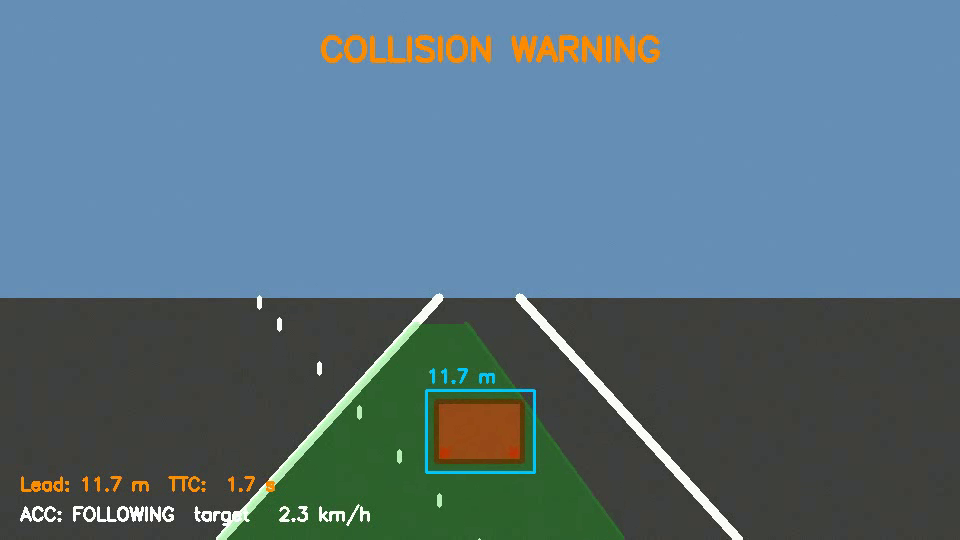
#> input picture sample_frame.png, 960 x 540 px
$ python -i lane_detection.py   (imports and definitions only)
#> lines starting #> are read from the running program, lines starting #| are printed output that depends on the picture; after the words box and inside, x2 and y2 are one past the last pixel; in counts of white or black regions, pixels touching at a corner belong together
"""
lane_detection.py
------------------
Classical computer-vision lane detector.

Pipeline: grayscale -> blur -> Canny edges -> region-of-interest mask ->
probabilistic Hough transform -> average/extrapolate into a single
left-lane and right-lane line -> compute lane center & vehicle offset.

Works on real dashcam footage as well as the synthetic demo video, since
it makes no assumptions beyond "lanes are roughly straight, high-contrast
lines in the lower half of the frame".
"""

import cv2
import numpy as np
from dataclasses import dataclass
from typing import Optional, Tuple


@dataclass
class LaneResult:
    left_line: Optional[Tuple[int, int, int, int]]   # (x1, y1, x2, y2)
    right_line: Optional[Tuple[int, int, int, int]]
    lane_center_px: Optional[float]      # x-pixel of lane center at bottom of frame
    vehicle_offset_px: Optional[float]   # +right / -left of lane center
    vehicle_offset_m: Optional[float]    # approx offset in meters
    departure_warning: bool


class LaneDetector:
    def __init__(
        self,
        canny_low: int = 50,
        canny_high: int = 150,
        hough_threshold: int = 20,
        min_line_len: int = 20,
        max_line_gap: int = 300,
        lane_px_to_m: float = 3.7 / 500,  # ~US lane width (3.7m) over ~500px lane in demo
        departure_threshold_m: float = 0.6,
        smoothing: float = 0.8,
    ):
        self.canny_low = canny_low
        self.canny_high = canny_high
        self.hough_threshold = hough_threshold
        self.min_line_len = min_line_len
        self.max_line_gap = max_line_gap
        self.lane_px_to_m = lane_px_to_m
        self.departure_threshold_m = departure_threshold_m
        self.smoothing = smoothing

        # exponential smoothing state (slope, intercept) for left/right lanes
        self._left_avg = None
        self._right_avg = None

    def _region_of_interest(self, edges: np.ndarray) -> np.ndarray:
        h, w = edges.shape
        mask = np.zeros_like(edges)
        # trapezoid covering the road area (bottom half, narrowing toward horizon)
        polygon = np.array([[
            (int(0.05 * w), h),
            (int(0.45 * w), int(0.55 * h)),
            (int(0.55 * w), int(0.55 * h)),
            (int(0.95 * w), h),
        ]], dtype=np.int32)
        cv2.fillPoly(mask, polygon, 255)
        return cv2.bitwise_and(edges, mask)

    def _classify_and_average(self, lines, w, h):
        """Split raw Hough segments into left/right by slope sign, fit one
        representative line for each side."""
        left_pts, right_pts = [], []
        if lines is None:
            return None, None

        for line in lines:
            x1, y1, x2, y2 = line[0]
            if x2 == x1:
                continue
            slope = (y2 - y1) / (x2 - x1)
            if abs(slope) < 0.3:  # ignore near-horizontal noise
                continue
            if slope < 0:
                left_pts.append((x1, y1))
                left_pts.append((x2, y2))
            else:
                right_pts.append((x1, y1))
                right_pts.append((x2, y2))

        def fit(points):
            if len(points) < 2:
                return None
            xs = np.array([p[0] for p in points])
            ys = np.array([p[1] for p in points])
            # fit x = m*y + b  (parameterize by y since lane lines are ~vertical)
            m, b = np.polyfit(ys, xs, 1)
            y_bottom, y_top = h, int(0.6 * h)
            x_bottom, x_top = int(m * y_bottom + b), int(m * y_top + b)
            return (x_bottom, y_bottom, x_top, y_top), (m, b)

        left = fit(left_pts)
        right = fit(right_pts)
        return left, right

    def _smooth(self, prev, current, alpha):
        if current is None:
            return prev
        if prev is None:
            return current
        (m0, b0) = prev
        (m1, b1) = current
        return (alpha * m0 + (1 - alpha) * m1, alpha * b0 + (1 - alpha) * b1)

    def process(self, frame: np.ndarray) -> LaneResult:
        h, w = frame.shape[:2]
        gray = cv2.cvtColor(frame, cv2.COLOR_BGR2GRAY)
        blur = cv2.GaussianBlur(gray, (5, 5), 0)
        edges = cv2.Canny(blur, self.canny_low, self.canny_high)
        roi = self._region_of_interest(edges)

        lines = cv2.HoughLinesP(
            roi,
            rho=2,
            theta=np.pi / 180,
            threshold=self.hough_threshold,
            minLineLength=self.min_line_len,
            maxLineGap=self.max_line_gap,
        )

        left, right = self._classify_and_average(lines, w, h)
        left_line, left_params = left if left else (None, None)
        right_line, right_params = right if right else (None, None)

        self._left_avg = self._smooth(self._left_avg, left_params, self.smoothing)
        self._right_avg = self._smooth(self._right_avg, right_params, self.smoothing)

        y_bottom = h
        left_x = right_x = None
        if self._left_avg is not None:
            m, b = self._left_avg
            left_x = m * y_bottom + b
            left_line = (int(left_x), y_bottom, int(m * int(0.6 * h) + b), int(0.6 * h))
        if self._right_avg is not None:
            m, b = self._right_avg
            right_x = m * y_bottom + b
            right_line = (int(right_x), y_bottom, int(m * int(0.6 * h) + b), int(0.6 * h))

        lane_center_px = None
        vehicle_offset_px = None
        vehicle_offset_m = None
        departure = False

        if left_x is not None and right_x is not None:
            lane_center_px = (left_x + right_x) / 2.0
            frame_center_px = w / 2.0
            vehicle_offset_px = frame_center_px - lane_center_px
            vehicle_offset_m = vehicle_offset_px * self.lane_px_to_m
            departure = abs(vehicle_offset_m) > self.departure_threshold_m

        return LaneResult(
            left_line=left_line,
            right_line=right_line,
            lane_center_px=lane_center_px,
            vehicle_offset_px=vehicle_offset_px,
            vehicle_offset_m=vehicle_offset_m,
            departure_warning=departure,
        )

    @staticmethod
    def draw(frame: np.ndarray, result: LaneResult) -> np.ndarray:
        overlay = frame.copy()
        if result.left_line:
            cv2.line(overlay, result.left_line[:2], result.left_line[2:], (0, 255, 0), 6)
        if result.right_line:
            cv2.line(overlay, result.right_line[:2], result.right_line[2:], (0, 255, 0), 6)
        if result.left_line and result.right_line:
            pts = np.array([
                result.left_line[:2], result.left_line[2:],
                result.right_line[2:], result.right_line[:2],
            ])
            cv2.fillPoly(overlay, [pts], (0, 200, 0))
        frame = cv2.addWeighted(overlay, 0.25, frame, 0.75, 0)

        if result.departure_warning:
            cv2.putText(frame, "LANE DEPARTURE WARNING", (30, 60),
                        cv2.FONT_HERSHEY_SIMPLEX, 1.0, (0, 0, 255), 3)
        return frame

>>> import cv2
>>> picture = cv2.imread('sample_frame.png')
#> picture is the input picture: shape (540, 960, 3); mean B, G, R 126.8, 113.2, 87.5
>>> result = LaneDetector().process(picture)
#> in process, `gray = cv2.cvtColor(frame, cv2.COLOR_BGR2GRAY)`:
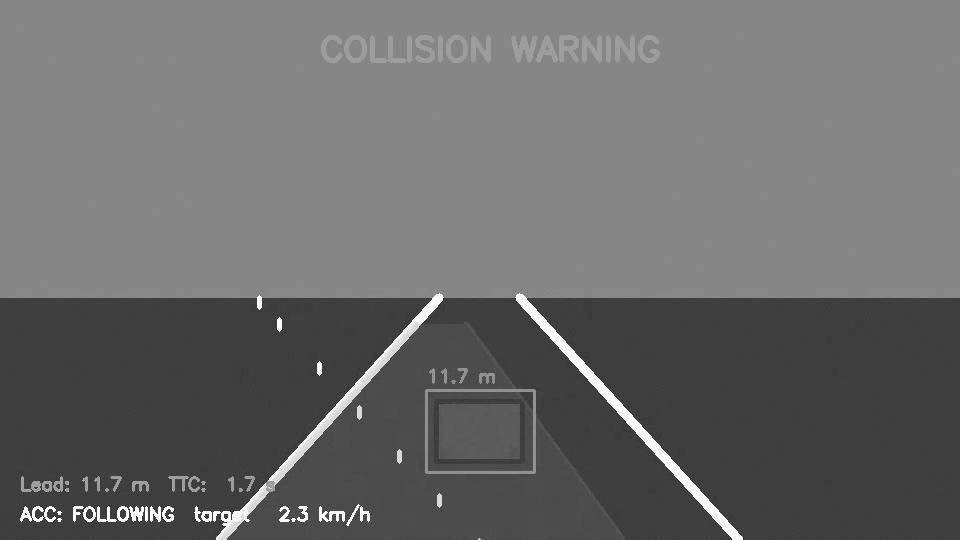
#> gray: shape (540, 960); min 47, max 255, mean 106.9
#> in process, `edges = cv2.Canny(blur, self.canny_low, self.canny_high)`:
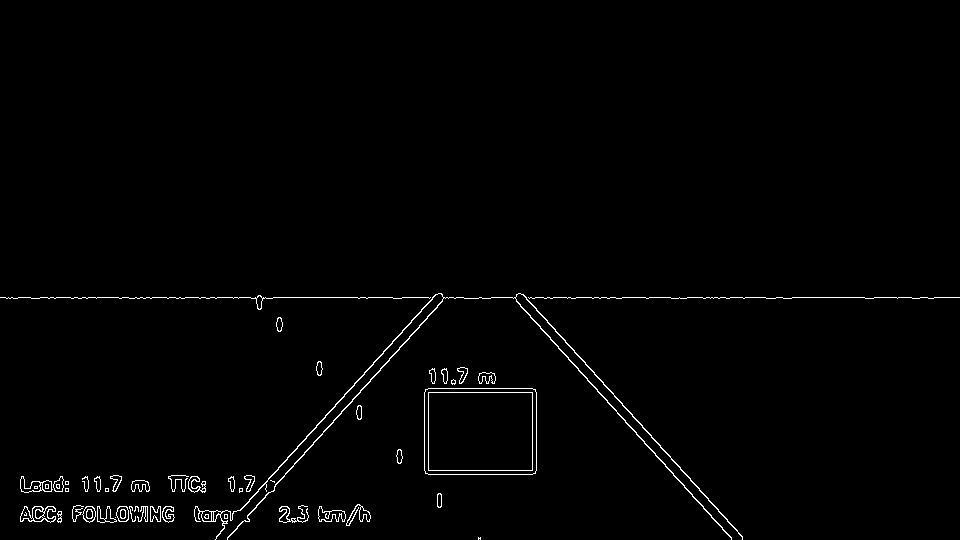
#> edges: shape (540, 960); 1.2% white in thin lines or dots, all inside (x1, y1, x2, y2) = (0, 293, 960, 540)
#> in _region_of_interest, `cv2.fillPoly(mask, polygon, 255)`:
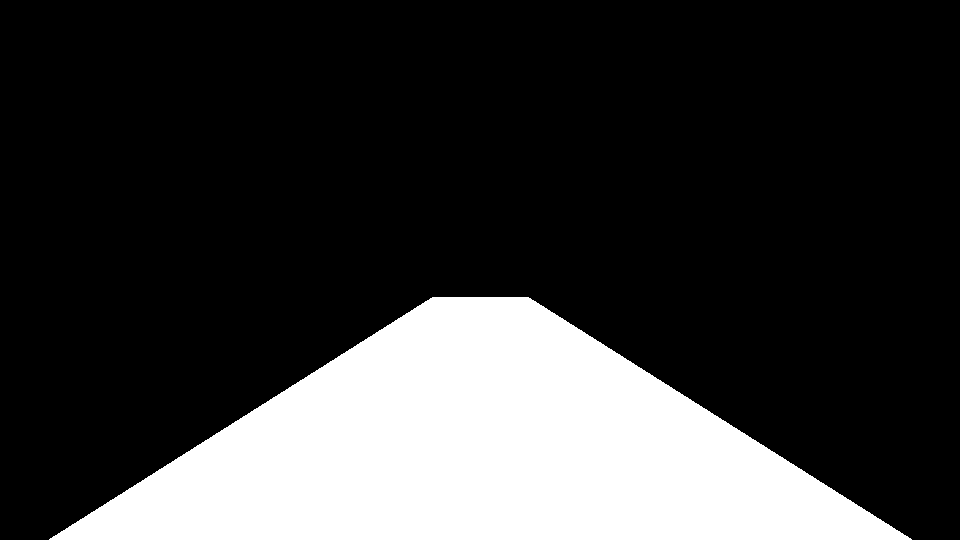
#> mask: shape (540, 960); 22.5% white; 1 white region, box (x1, y1, x2, y2) and area: (49, 297, 912, 540) 116781
#> in _region_of_interest, `return cv2.bitwise_and(edges, mask)`:
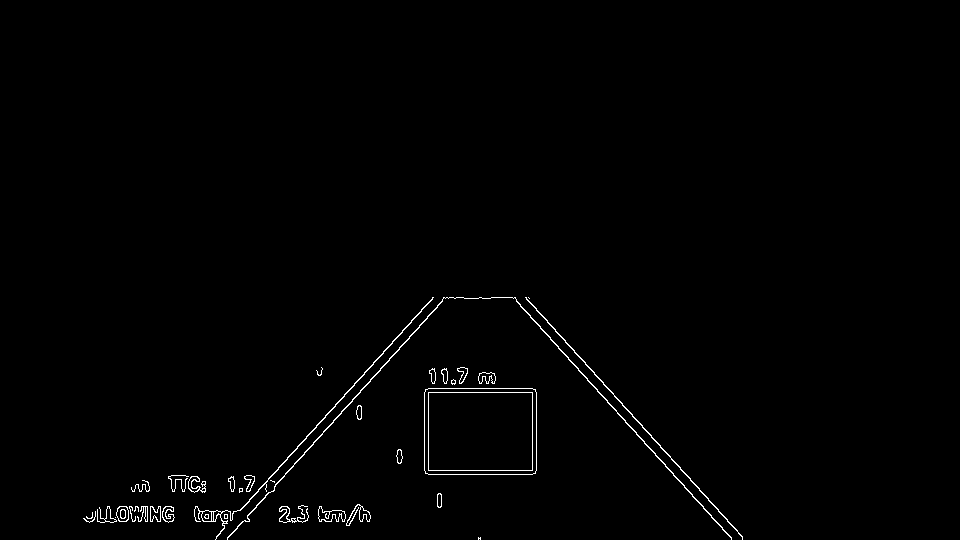
#> returned value: shape (540, 960); 0.86% white in thin lines or dots, all inside (x1, y1, x2, y2) = (83, 297, 743, 540)
#> in process, `lines = cv2.HoughLinesP( roi, rho=2, theta=np.pi / 180, threshold=self..`: lines = 62 rows, first 6: [215, 539, 433, 297], [526, 297, 742, 537], [86, 521, 369, 521], [514, 297, 731, 539], [266, 491, 447, 297], [86, 516, 370, 516]
#> the loop in _classify_and_average, `for line in lines:` made 62 passes
#> (x1, y1, x2, y2, slope) on passes 1 to 12: (215, 539, 433, 297, -1.11), (526, 297, 742, 537, 1.11), (86, 521, 369, 521, 0), (514, 297, 731, 539, 1.12), (266, 491, 447, 297, -1.07), (86, 516, 370, 516, 0), (170, 479, 681, 470, -0.0176), (237, 526, 450, 297, -1.08), (97, 510, 370, 515, 0.0183), (119, 506, 366, 510, 0.0162), (346, 392, 611, 392, 0), (313, 442, 453, 297, -1.04)
#> (x1, y1, x2, y2) on passes 17, 21: (428, 470, 428, 303), (536, 470, 536, 309)
#> after the loop in _classify_and_average, `for line in lines:`: left_pts = 28 pairs, first value 100 to 567, second value 297 to 539; right_pts = [(526, 297), (742, 537), (514, 297), (731, 539), (422, 308), (425, 473), (530, 302), (532, 434), (340, 399), (441, 503), (316, 370), (441, 495), (556, 331), (595, 375), (513, 298), (532, 319)]
#> in fit, `xs = np.array([p[0] for p in points])`: xs = 28 values, max 567 at index 25, min 100 at index 22, mean 349.4
#> in fit, `ys = np.array([p[1] for p in points])`: ys = 28 values, max 539 at index 0, min 297 at index 1, mean 419
#> in fit, `m, b = np.polyfit(ys, xs, 1)`: m = -1.38; b = 927.5
#> in fit, `x_bottom, x_top = int(m * y_bottom + b), int(m * y_top + b)`: x_bottom = 182; x_top = 480
#> in _classify_and_average, `left = fit(left_pts)`: left = ((182, 540, 480, 324), (-1.38, 927.5))
#> in _classify_and_average, `right = fit(right_pts)`: right = ((563, 540, 484, 324), (0.366, 366.2))
#> in process, `left, right = self._classify_and_average(lines, w, h)`: left = ((182, 540, 480, 324), (-1.38, 927.5)); right = ((563, 540, 484, 324), (0.366, 366.2))
#> in process, `left_line, left_params = left if left else (None, None)`: left_line = (182, 540, 480, 324); left_params = (-1.38, 927.5)
#> in process, `right_line, right_params = right if right else (None, None)`: right_line = (563, 540, 484, 324); right_params = (0.366, 366.2)
#> in process, `self._left_avg = self._smooth(self._left_avg, left_params, self.smooth..`: self._left_avg = (-1.38, 927.5)
#> in process, `self._right_avg = self._smooth(self._right_avg, right_params, self.smo..`: self._right_avg = (0.366, 366.2)
#> in process, `m, b = self._left_avg`: m = -1.38; b = 927.5
#> in process, `left_x = m * y_bottom + b`: left_x = 182.4
#> in process, `m, b = self._right_avg`: m = 0.366; b = 366.2
#> in process, `right_x = m * y_bottom + b`: right_x = 563.8
#> in process, `lane_center_px = (left_x + right_x) / 2.0`: lane_center_px = 373.1
#> in process, `vehicle_offset_px = frame_center_px - lane_center_px`: vehicle_offset_px = 106.9
#> in process, `vehicle_offset_m = vehicle_offset_px * self.lane_px_to_m`: vehicle_offset_m = 0.791
#> in process, `departure = abs(vehicle_offset_m) > self.departure_threshold_m`: departure = True
